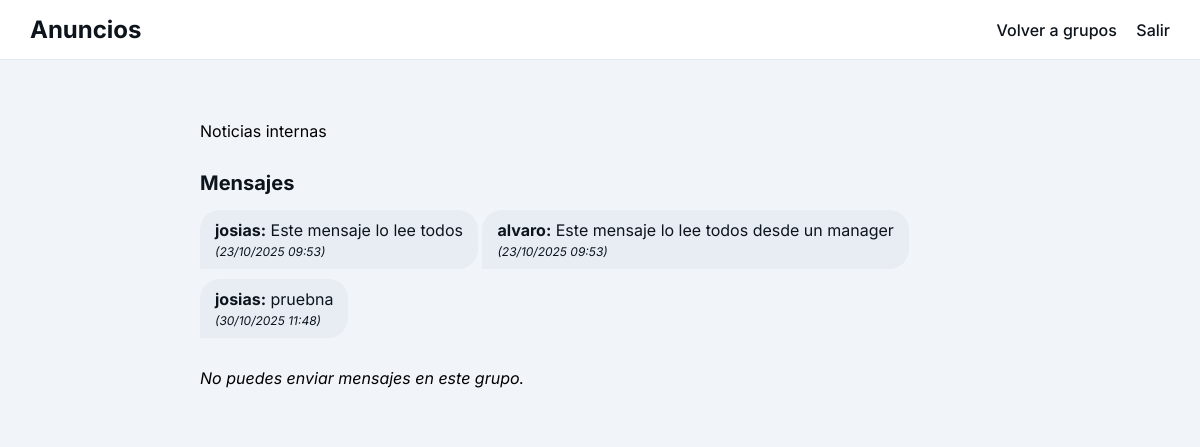
/chat/group/5/ (signed in), run on the app's committed database.
### empleados/models.py (models this page shows, shortened)
class ChatGroup(models.Model):
    nombre = models.CharField(max_length=150)
    descripcion = models.TextField(blank=True)
    miembros = models.ManyToManyField(Empleado, related_name='grupos')
    creado = models.DateTimeField(auto_now_add=True)

class Message(models.Model):
    sender = models.ForeignKey(Empleado, on_delete=models.CASCADE, related_name='mensajes_enviados')
    content = models.TextField()
    timestamp = models.DateTimeField(auto_now_add=True)
    group = models.ForeignKey(ChatGroup, on_delete=models.CASCADE, null=True, blank=True, related_name='mensajes')
    recipient = models.ForeignKey(Empleado, on_delete=models.CASCADE, null=True, blank=True, related_name='mensajes_recibidos')
    class Meta:
        ordering = ['timestamp']

class Empleado(models.Model):
    ROLE_CHOICES = (
    ('empleado', 'Empleado'),
    ('manager', 'Manager'),
    ('admin', 'Administrador'),
    )
    user=models.OneToOneField(User, on_delete=models.CASCADE)
    telefono = models.CharField(max_length=20, blank=True, null=True)
    direccion = models.CharField(max_length=255, blank=True, null=True)
    fecha_ingreso = models.DateField(blank=True, null=True)
    posicion = models.ForeignKey(Posicion, on_delete=models.SET_NULL, null=True, blank=True)
    fecha_contratacion = models.DateField(auto_now_add=True)
    foto = models.ImageField(upload_to='fotos_empleados/', blank=True, null=True)
    activo = models.BooleanField(default=True)
    role = models.CharField(max_length=20, choices=ROLE_CHOICES, default='empleado')

### empleados/views.py (the view)
# urls.py: path('chat/group/<int:group_id>/', views.chat_group_detail, name='chat_group_detail'),
@login_required
def chat_group_detail(request, group_id):
    empleado, _ = Empleado.objects.get_or_create(user=request.user)
    grupo = get_object_or_404(ChatGroup, pk=group_id)
    if not grupo.miembros.filter(pk=empleado.pk).exists():
        grupo.miembros.add(empleado)
    if grupo.nombre == "Anuncios" and empleado.role == "empleado":
        puede_enviar = False
    else:
        puede_enviar = True
    if request.method == 'POST' and puede_enviar:
        form = MessageForm(request.POST)
        if form.is_valid():
            Message.objects.create(sender=empleado, group=grupo, content=form.cleaned_data['content'])
            return redirect('chat_group_detail', group_id=group_id)
    else:
        form = MessageForm() if puede_enviar else None
    mensajes = grupo.mensajes.select_related('sender').all()
    return render(request, 'empleados/chat_group_detail.html', {
        'grupo': grupo,
        'mensajes': mensajes,
        'form': form,
        'puede_enviar': puede_enviar
    })

### templates/empleados/chat_group_detail.html (shortened to what this page needs)
{% load static %}
<!DOCTYPE html>
<html lang="es">
<head>
    <link rel="stylesheet" href="{% static 'empleados/css/chat.css' %}">
</head>
<body>
<header>
    <div class="logo">{{ grupo.nombre }}</div>
    <nav>
        <a href="{% url 'chat_groups_list' %}">Volver a grupos</a>
        <a href="/">Salir</a>
    </nav>
</header>
<div class="container">
    <p>{{ grupo.descripcion }}</p>
    <h2>Mensajes</h2>
    <ul class="messages">
        {% for m in mensajes %}
            {% if m.sender.user == empleado %}
                <li class="chat-bubble sender">
                    {{ m.content }}
                    <em style="display:block; font-size:0.75rem; margin-top:4px;">({{ m.timestamp|date:"d/m/Y H:i" }})</em>
                </li>
            {% else %}
                <li class="chat-bubble receiver">
                    <strong>{{ m.sender.user.get_full_name|default:m.sender.user.username }}:</strong> {{ m.content }}
                    <em style="display:block; font-size:0.75rem; margin-top:4px;">({{ m.timestamp|date:"d/m/Y H:i" }})</em>
                </li>
            {% endif %}
        {% empty %}
            <li>No hay mensajes.</li>
        {% endfor %}
    </ul>
    {% if puede_enviar %}
    <form method="post" class="send-message">
        {% csrf_token %}
        {{ form.content }}
        <button type="submit">Enviar</button>
    </form>
    {% else %}
    <p><em>No puedes enviar mensajes en este grupo.</em></p>
    {% endif %}
</div>
</body>
</html>

### empleados/static/empleados/css/chat.css (style rules this page uses)
body { font-family: 'Inter', 'Noto Sans', sans-serif; background-color: #f1f5f9; margin: 0; padding: 0; }
header { display: flex; justify-content: space-between; align-items: center; background-color: #fff; padding: 15px 30px; border-bottom: 1px solid #e7edf3; position: sticky; top: 0; z-index: 100; }
header .logo { font-weight: 700; font-size: 1.5rem; color: #0d141b; }
header nav a { margin-left: 20px; text-decoration: none; color: #0d141b; font-weight: 500; }
.container { max-width: 800px; margin: 30px auto; padding: 0 15px; }
h2 { font-size: 1.25rem; color: #0d141b; margin-top: 30px; margin-bottom: 15px; }
.chat-bubble { max-width: 70%; padding: 12px 15px; margin-bottom: 10px; border-radius: 15px; position: relative; display: inline-block; word-wrap: break-word; }
.chat-bubble.receiver { background-color: #e7edf3; color: #0d141b; margin-right: auto; border-bottom-left-radius: 0; }
ul.messages { list-style: none; padding: 0; }
header { display: flex; justify-content: space-between; align-items: center; background-color: #fff; padding: 15px 30px; border-bottom: 1px solid #e2e8f0; }
header nav a { margin-left: 15px; text-decoration: none; color: #0d141b; font-weight: 500; }
.container { max-width: 800px; margin: 30px auto; padding: 15px; background-color: #f1f5f9; border-radius: 10px; }
.messages { list-style: none; padding: 0; margin: 0 0 20px 0; }
.chat-bubble { padding: 10px 15px; border-radius: 20px; margin-bottom: 10px; max-width: 75%; word-wrap: break-word; }
.receiver { background-color: #e2e8f0; color: #0d141b; margin-right: auto; text-align: left; }

### data on the page
ChatGroup: nombre "Anuncios", descripcion "Noticias internas"
Message: sender.user.get_full_name "josias", content "Este mensaje lo lee todos", timestamp "23/10/2025 09:53"
Message: sender.user.get_full_name "alvaro", content "Este mensaje lo lee todos desde un manager", timestamp "23/10/2025 09:53"
Message: sender.user.get_full_name "josias", content "pruebna", timestamp "30/10/2025 11:48"
